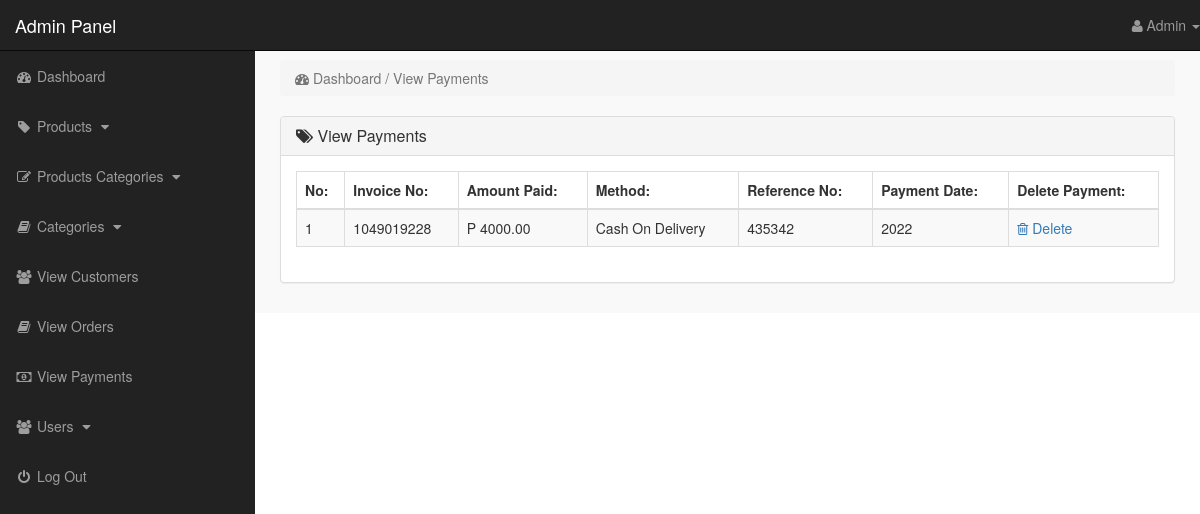
The app's page /admin_area/index.php?view_payments (signed in) with its own data.
### tables this page shows
CREATE TABLE `payments` (
  `payment_id` int(10) NOT NULL,
  `invoice_no` int(10) NOT NULL,
  `amount` float(10,2) NOT NULL,
  `payment_mode` text NOT NULL,
  `ref_no` int(10) NOT NULL,
  `code` int(10) NOT NULL,
  `payment_date` int(100) NOT NULL
);

### admin_area/view_payments.php (the view)
<?php
    if(!isset($_SESSION['admin_email'])){
        echo "<script>window.open('login.php','_self')</script>";
    }else{
?>
<div class="row">
    <div class="col-lg-12">
        <ol class="breadcrumb">
            <li class="active">
                <i class="fa fa-dashboard"></i> Dashboard / View Payments
            </li>
        </ol>
    </div>
</div>
<div class="row">
    <div class="col-lg-12">
        <div class="panel panel-default">
            <div class="panel-heading">
               <h3 class="panel-title">
                   <i class="fa fa-tags"></i>  View Payments
               </h3>
            </div>
            <div class="panel-body">
                <div class="table-responsive">
                    <table class="table table-striped table-bordered table-hover">
                        <thead>
                            <tr>
                                <th> No: </th>
                                <th> Invoice No: </th>
                                <th> Amount Paid: </th>
                                <th> Method: </th>
                                <th> Reference No: </th>
                                <th> Payment Date: </th>
                                <th> Delete Payment: </th>
                            </tr>
                        </thead>
                        <tbody>
                            <?php
                                $i=0;
                                $get_payments = "select * from payments";
                                $run_payments = mysqli_query($con,$get_payments);
                                while($row_payments=mysqli_fetch_array($run_payments)){
                                    $payment_id = $row_payments['payment_id'];
                                    $invoice_no = $row_payments['invoice_no'];
                                    $amount = $row_payments['amount'];
                                    $payment_mode = $row_payments['payment_mode'];
                                    $ref_no = $row_payments['ref_no'];
                                    $payment_date = $row_payments['payment_date'];
                                    $i++;
                            ?>
                            <tr>
                                <td> <?php echo $i; ?> </td>
                                <td> <?php echo $invoice_no; ?> </td>
                                <td>P <?php echo $amount; ?></td>
                                <td> <?php echo $payment_mode; ?> </td>
                                <td> <?php echo $ref_no; ?></td>
                                <td> <?php echo $payment_date; ?> </td>
                                <td>
                                     <a href="index.php?delete_payment=<?php echo $payment_id; ?>">
                                        <i class="fa fa-trash-o"></i> Delete
                                     </a>
                                </td>
                            </tr>
                            <?php } ?>
                        </tbody>
                    </table>
                </div>
            </div>
        </div>
    </div>
</div>
<?php } ?>

### admin_area/includes/sidebar.php (shortened to what this page needs)
<?php
    if(!isset($_SESSION['admin_email'])){
        echo "<script>window.open('login.php','_self')</script>";
    }else{
?>
<nav class="navbar navbar-inverse navbar-fixed-top">
    <div class="navbar-header">
        <a href="index.php?dashboard" class="navbar-brand">Admin Panel</a>
    </div>
    <ul class="nav navbar-right top-nav">
        <li class="dropdown">
            <a href="#" class="dropdown-toggle" data-toggle="dropdown">
                <i class="fa fa-user"></i> <?php echo $admin_name;  ?> <b class="caret"></b>
            </a>
        </li>
    </ul>
    <div class="collapse navbar-collapse navbar-ex1-collapse">
        <ul class="nav navbar-nav side-nav">
            <li>
                <a href="index.php?dashboard">
                        <i class="fa fa-fw fa-dashboard"></i> Dashboard
                </a>
            </li>
            <li>
                <a href="#" data-toggle="collapse" data-target="#products">
                        <i class="fa fa-fw fa-tag"></i> Products
                        <i class="fa fa-fw fa-caret-down"></i>
                </a>
            </li>
            <li>
                <a href="#" data-toggle="collapse" data-target="#p_cat">
                        <i class="fa fa-fw fa-edit"></i> Products Categories
                        <i class="fa fa-fw fa-caret-down"></i>
                </a>
            </li>
            <li>
                <a href="#" data-toggle="collapse" data-target="#cat">
                        <i class="fa fa-fw fa-book"></i> Categories
                        <i class="fa fa-fw fa-caret-down"></i>
                </a>
            </li>
            <li>
                <a href="index.php?view_customers">
                    <i class="fa fa-fw fa-users"></i> View Customers
                </a>
            </li>
            <li>
                <a href="index.php?view_orders">
                    <i class="fa fa-fw fa-book"></i> View Orders
                </a>
            </li>
            <li>
                <a href="index.php?view_payments">
                    <i class="fa fa-fw fa-money"></i> View Payments
                </a>
            </li>
            <li>
                <a href="#" data-toggle="collapse" data-target="#users">
                        <i class="fa fa-fw fa-users"></i> Users
                        <i class="fa fa-fw fa-caret-down"></i>
                </a>
            </li>
            <li>
                <a href="logout.php">
                    <i class="fa fa-fw fa-power-off"></i> Log Out
                </a>
            </li>
        </ul>
    </div>
</nav>
<?php } ?>

### admin_area/css/style.css (style rules this page uses)
body { margin-top: 100px; }
@media (min-width: 768px) { body { margin-top: 50px; } }
.top-nav { 0 15px; }
.top-nav>li { float: left; display: inline-block; }
.top-nav>li>a { color: #999999; line-height: 20px; padding-top: 15px; padding-bottom: 15px; }
@media (min-width: 768px) { .side-nav { position: fixed; top: 51px; bottom: 0; width: 255px; overflow-y: auto; overflow-x: hidden; background-color: #222222; padding-bottom: 40px; border-radius: 0; } }
@media (min-width: 768px) { .side-nav>li>a { width: 255px; } }
.panel-body { border-radius: 5px; }

### records on screen
payments: invoice_no "1049019228", amount "4000.00", payment_mode "Cash On Delivery", ref_no "435342", payment_date "2022"

### other values on screen
$admin_name "Admin"
